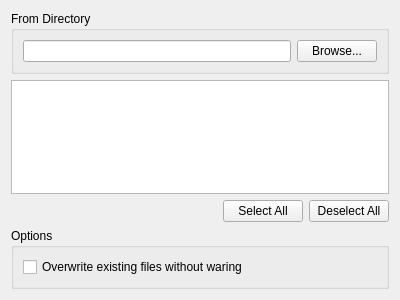
<?xml version="1.0" encoding="UTF-8"?>
<ui version="4.0">
 <class>WizardPageFileSystemProjectImport</class>
 <widget class="QWizardPage" name="WizardPageFileSystemProjectImport">
  <property name="geometry">
   <rect>
    <x>0</x>
    <y>0</y>
    <width>400</width>
    <height>300</height>
   </rect>
  </property>
  <property name="windowTitle">
   <string>WizardPage</string>
  </property>
  <property name="title">
   <string>Import Projects from File System</string>
  </property>
  <property name="subTitle">
   <string>This wizard analyzes the content of your folder to find projects and import them.</string>
  </property>
  <layout class="QVBoxLayout" name="verticalLayout">
   <item>
    <widget class="QGroupBox" name="groupBox">
     <property name="title">
      <string>From Directory</string>
     </property>
     <layout class="QHBoxLayout" name="horizontalLayout_2">
      <item>
       <widget class="QLineEdit" name="lineEditDestDirectory"/>
      </item>
      <item>
       <widget class="QPushButton" name="pushButtonBrowse">
        <property name="text">
         <string>Browse...</string>
        </property>
       </widget>
      </item>
     </layout>
    </widget>
   </item>
   <item>
    <widget class="QTreeWidget" name="treeWidget">
     <attribute name="headerVisible">
      <bool>false</bool>
     </attribute>
     <column>
      <property name="text">
       <string notr="true">1</string>
      </property>
     </column>
     <column>
      <property name="text">
       <string>connectionString</string>
      </property>
     </column>
    </widget>
   </item>
   <item>
    <layout class="QHBoxLayout" name="horizontalLayout">
     <item>
      <spacer name="horizontalSpacer">
       <property name="orientation">
        <enum>Qt::Horizontal</enum>
       </property>
       <property name="sizeHint" stdset="0">
        <size>
         <width>40</width>
         <height>20</height>
        </size>
       </property>
      </spacer>
     </item>
     <item>
      <widget class="QPushButton" name="pushButtonSelectAll">
       <property name="text">
        <string>Select All</string>
       </property>
      </widget>
     </item>
     <item>
      <widget class="QPushButton" name="pushButtonDeselectAll">
       <property name="text">
        <string>Deselect All</string>
       </property>
      </widget>
     </item>
    </layout>
   </item>
   <item>
    <widget class="QGroupBox" name="groupBox_2">
     <property name="title">
      <string>Options</string>
     </property>
     <layout class="QVBoxLayout" name="verticalLayout_2">
      <item>
       <widget class="QCheckBox" name="checkBoxOverwriteData">
        <property name="text">
         <string>Overwrite existing files without waring</string>
        </property>
       </widget>
      </item>
     </layout>
    </widget>
   </item>
  </layout>
 </widget>
 <resources/>
 <connections>
  <connection>
   <sender>pushButtonBrowse</sender>
   <signal>released()</signal>
   <receiver>WizardPageFileSystemProjectImport</receiver>
   <slot>browseForImportDirectory()</slot>
   <hints>
    <hint type="sourcelabel">
     <x>350</x>
     <y>46</y>
    </hint>
    <hint type="destinationlabel">
     <x>395</x>
     <y>239</y>
    </hint>
   </hints>
  </connection>
  <connection>
   <sender>lineEditDestDirectory</sender>
   <signal>textEdited(QString)</signal>
   <receiver>WizardPageFileSystemProjectImport</receiver>
   <slot>onImportDirectoryChanged(QString)</slot>
   <hints>
    <hint type="sourcelabel">
     <x>169</x>
     <y>48</y>
    </hint>
    <hint type="destinationlabel">
     <x>265</x>
     <y>74</y>
    </hint>
   </hints>
  </connection>
  <connection>
   <sender>pushButtonSelectAll</sender>
   <signal>released()</signal>
   <receiver>WizardPageFileSystemProjectImport</receiver>
   <slot>setAllProjectsChecked()</slot>
   <hints>
    <hint type="sourcelabel">
     <x>220</x>
     <y>204</y>
    </hint>
    <hint type="destinationlabel">
     <x>395</x>
     <y>122</y>
    </hint>
   </hints>
  </connection>
  <connection>
   <sender>pushButtonDeselectAll</sender>
   <signal>released()</signal>
   <receiver>WizardPageFileSystemProjectImport</receiver>
   <slot>setAllProjectsUnchecked()</slot>
   <hints>
    <hint type="sourcelabel">
     <x>311</x>
     <y>213</y>
    </hint>
    <hint type="destinationlabel">
     <x>392</x>
     <y>176</y>
    </hint>
   </hints>
  </connection>
 </connections>
 <slots>
  <slot>browseForImportDirectory()</slot>
  <slot>onImportDirectoryChanged(QString)</slot>
  <slot>setAllProjectsChecked()</slot>
  <slot>setAllProjectsUnchecked()</slot>
 </slots>
</ui>
